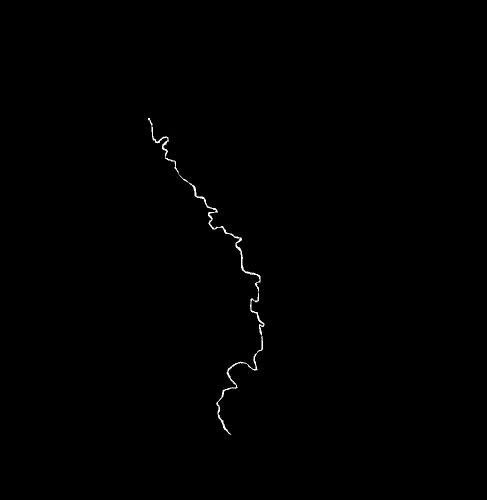
#> input picture VOL_2/linia_2.jpg, 973 x 1000 px (shown at 1/2 size)
$ jupyter execute --allow-errors main.ipynb   (shell and % lines are left out)
#> lines starting #> are read from the running program, lines starting #| are printed output that depends on the picture
[cell 1]
import numpy as np
import pandas as pd
import matplotlib.pyplot as plt

import cv2

from PIL import Image
from PIL import ImageOps

from gpx_converter import Converter

[cell 2]
watershed = cv2.imread('linia_2.jpg',0)
#> watershed is the input picture: shape (1000, 973); min 0, max 255, mean 0.8

[cell 3]
img = cv2.imread('mapa.jpg').astype(np.float32)
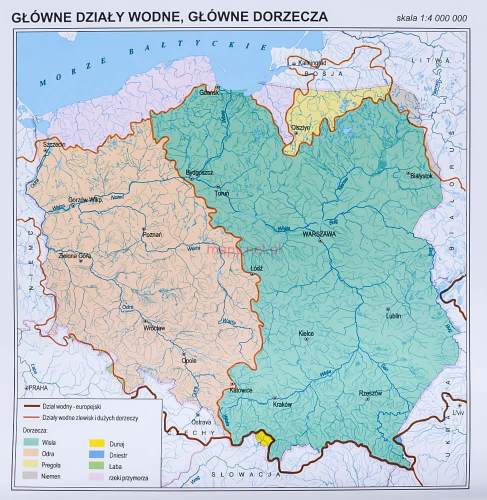
#> input picture VOL_2/mapa.jpg, 973 x 1000 px (shown at 1/2 size)
#img = img[:480,:880]

plt.figure(figsize=(40, 40), dpi=80)
plt.imshow(img, cmap = 'gray')
ax = plt.gca()
ax.set_xticks(np.arange(0,img.shape[1],2))
ax.set_yticks(np.arange(0,img.shape[0],2))
ax.grid(color='red', linestyle='-.', linewidth=1)
#ax.xaxis.tick_top()
ax.yaxis.tick_right()
ax.set_xticks(ax.get_xticks()[::2])
ax.set_yticks(ax.get_yticks()[::2])
for tick in ax.get_xticklabels():
    tick.set_rotation(90)
plt.savefig('foo.png')
plt.show()

[cell 4]
plt.imshow(watershed[220:250, 280:300])
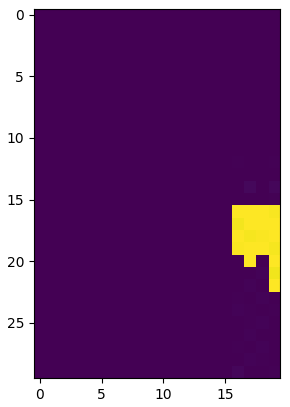
#> figure drawn by matplotlib, 1 panel

[cell 5]
river_start = (220+18, 280+16)

[cell 6]
plt.imshow(watershed[850:880, 450:480])
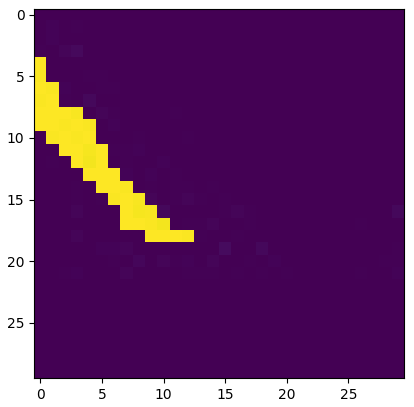
#> figure drawn by matplotlib, 1 panel

[cell 7]
river_end = 850+18, 450+10

[cell 8]
import tcod
#> (the rest of this cell did not finish here and is left out)

#> (a cell that did not finish here is left out)

#> (a cell that did not finish here is left out)

[cell 11]
hel = (54.595659, 18.809465)
hel_pix = (142, 450)

bug = (52.283175, 23.178295)
bug_pix = (466, 824)

[cell 12]
step_y = (hel[0]-bug[0])/(hel_pix[0]-bug_pix[0])
step_y

[cell 13]
step_x = (hel[1]-bug[1])/(hel_pix[1]-bug_pix[1])
step_x

[cell 14]
start = hel[0]-hel_pix[0]*step_x, hel[1]-hel_pix[1]*step_y

[cell 15]
hel[0]+(bug_pix[0]-hel_pix[0])*step_x, hel[1]+(bug_pix[1]-hel_pix[1])*step_y

[cell 16]
start = hel[0]-hel_pix[0]*step_x, hel[1]-hel_pix[1]*step_y

[cell 17]
start = bug[0]-bug_pix[0]*step_x, bug[1]-bug_pix[1]*step_y

[cell 18]
start

#> (a cell that did not finish here is left out)

#> (a cell that did not finish here is left out)

[cell 21]
Converter(input_file='vol_2.csv').csv_to_gpx(lats_colname='latitude',
                                                 longs_colname='longitude',
                                                 output_file='vol_2.gpx')
#> (this line was passed over: gpx_converter is not available in this run)
